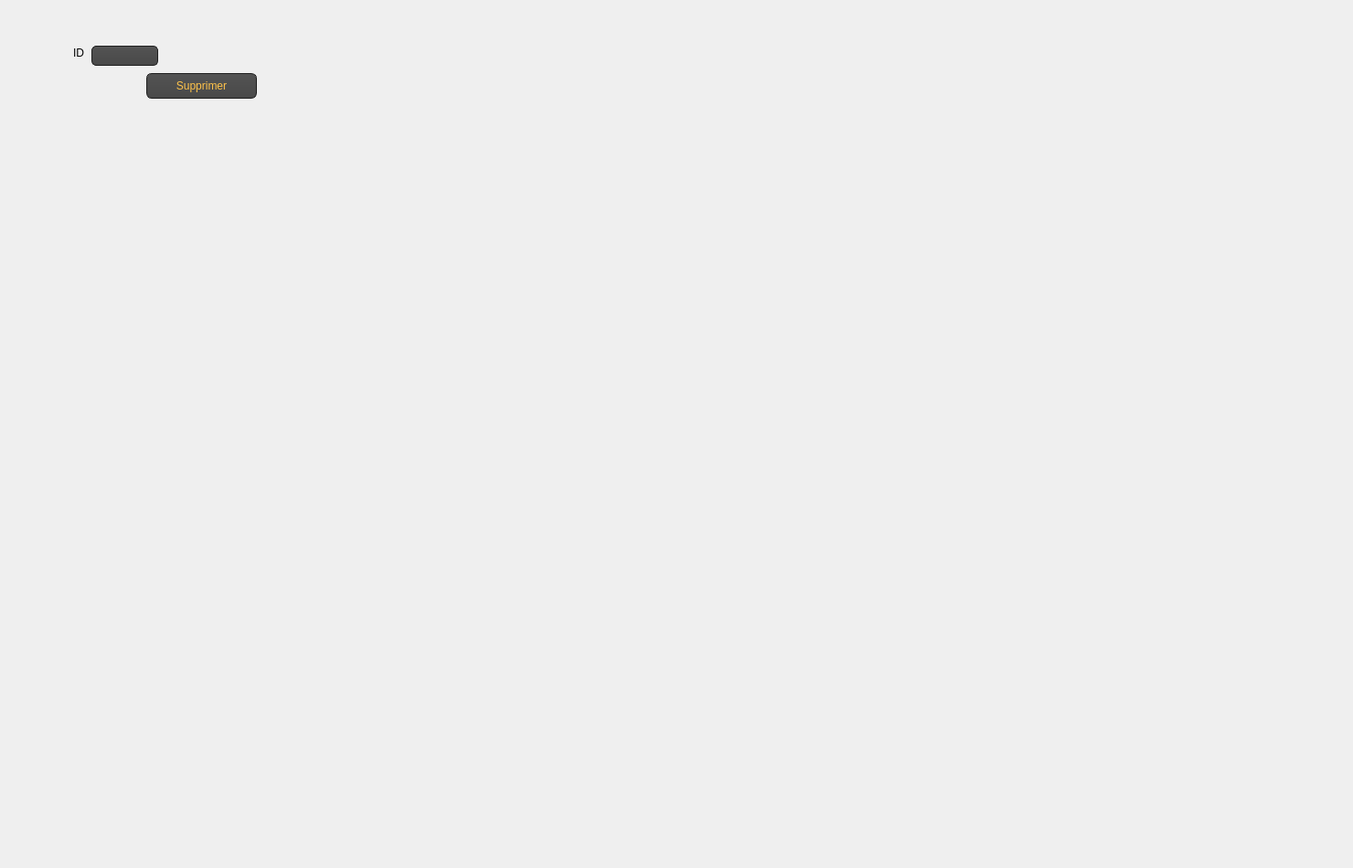
     <widget class="QWidget" name="tab_19">
      <attribute name="title">
       <string>supprimer</string>
      </attribute>
      <widget class="QLabel" name="label_101">
       <property name="geometry">
        <rect>
         <x>80</x>
         <y>50</y>
         <width>56</width>
         <height>16</height>
        </rect>
       </property>
       <property name="styleSheet">
        <string notr="true">font: 75 10pt &quot;MS Shell Dlg 2&quot;;</string>
       </property>
       <property name="text">
        <string>ID</string>
       </property>
      </widget>
      <widget class="QPushButton" name="Supprimer">
       <property name="geometry">
        <rect>
         <x>160</x>
         <y>80</y>
         <width>121</width>
         <height>28</height>
        </rect>
       </property>
       <property name="styleSheet">
        <string notr="true">QPushButton
{
    color: #ffc34a;
    background-color: QLinearGradient( x1: 0, y1: 0, x2: 0, y2: 1, stop: 0 #565656, stop: 0.1 #525252, stop: 0.5 #4e4e4e, stop: 0.9 #4a4a4a, stop: 1 #464646);
    border-width: 1px;
    border-color: #1e1e1e;
    border-style: solid;
    border-radius: 6;
    padding: 3px;
    font-size: 12px;
    padding-left: 5px;
    padding-right: 5px;
}

QPushButton:pressed
{
    background-color: QLinearGradient( x1: 0, y1: 0, x2: 0, y2: 1, stop: 0 #2d2d2d, stop: 0.1 #2b2b2b, stop: 0.5 #292929, stop: 0.9 #282828, stop: 1 #252525);
}</string>
       </property>
       <property name="text">
        <string>Supprimer</string>
       </property>
      </widget>
      <widget class="QComboBox" name="comboBox_8">
       <property name="geometry">
        <rect>
         <x>100</x>
         <y>50</y>
         <width>73</width>
         <height>22</height>
        </rect>
       </property>
       <property name="styleSheet">
        <string notr="true">QComboBox
{
 color: #ffc34a;
    selection-background-color: #ffaa00;
    background-color: QLinearGradient( x1: 0, y1: 0, x2: 0, y2: 1, stop: 0 #565656, stop: 0.1 #525252, stop: 0.5 #4e4e4e, stop: 0.9 #4a4a4a, stop: 1 #464646);
    border-style: solid;
    border: 1px solid #1e1e1e;
    border-radius: 5;
}

QComboBox:hover,QPushButton:hover
{
    border: 2px solid QLinearGradient( x1: 0, y1: 0, x2: 0, y2: 1, stop: 0 #ffa02f, stop: 1 #d7801a);
}


QComboBox:on
{
    padding-top: 3px;
    padding-left: 4px;
    background-color: QLinearGradient( x1: 0, y1: 0, x2: 0, y2: 1, stop: 0 #2d2d2d, stop: 0.1 #2b2b2b, stop: 0.5 #292929, stop: 0.9 #282828, stop: 1 #252525);
    selection-background-color: #ffaa00;
}

QComboBox QAbstractItemView
{
    border: 2px solid darkgray;
    selection-background-color: QLinearGradient( x1: 0, y1: 0, x2: 0, y2: 1, stop: 0 #ffa02f, stop: 1 #d7801a);
}

QComboBox::drop-down
{
     subcontrol-origin: padding;
     subcontrol-position: top right;
     width: 15px;

     border-left-width: 0px;
     border-left-color: darkgray;
     border-left-style: solid; /* just a single line */
     border-top-right-radius: 3px; /* same radius as the QComboBox */
     border-bottom-right-radius: 3px;
 }

QComboBox::down-arrow
{
     image: url(:/down_arrow.png);
}</string>
       </property>
       <item>
        <property name="text">
         <string/>
        </property>
       </item>
      </widget>
      <widget class="QLabel" name="label_102">
       <property name="geometry">
        <rect>
         <x>0</x>
         <y>0</y>
         <width>1471</width>
         <height>941</height>
        </rect>
       </property>
       <property name="styleSheet">
        <string notr="true"/>
       </property>
       <property name="text">
        <string/>
       </property>
       <property name="pixmap">
        <pixmap>../labo2/PHOTO.png</pixmap>
       </property>
      </widget>
      <widget class="QLabel" name="label_103">
       <property name="geometry">
        <rect>
         <x>-60</x>
         <y>-25</y>
         <width>1221</width>
         <height>731</height>
        </rect>
       </property>
       <property name="text">
        <string/>
       </property>
       <property name="pixmap">
        <pixmap>../wallpaperflare.com_wallpaper (1) (1).png</pixmap>
       </property>
      </widget>
      <zorder>label_101</zorder>
      <zorder>comboBox_8</zorder>
      <zorder>label_102</zorder>
      <zorder>label_103</zorder>
      <zorder>Supprimer</zorder>
     </widget>
